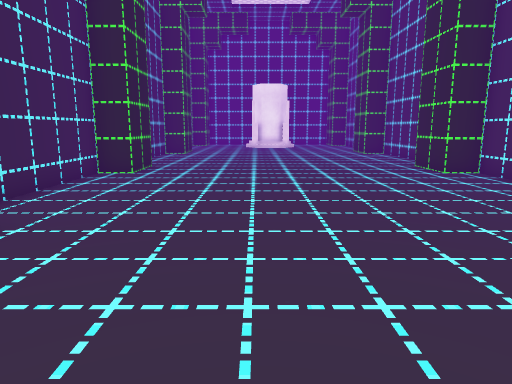
[1] (above)

15 first-person views from a walk through a scene from a Unity 3-D project. The camera is 1.3 m above the floor, tilts 10° down and sees 70° across. The floor is counted in squares, 1 m on a side. Each view is taken from the middle of a square. On the plan, view 1 faces up. The plan holds only what a view shows up to about 15 squares ahead; the rest is blank. The place goes on beyond the plan. The player character is not drawn. Some surface patterns are stand-ins.

[2]
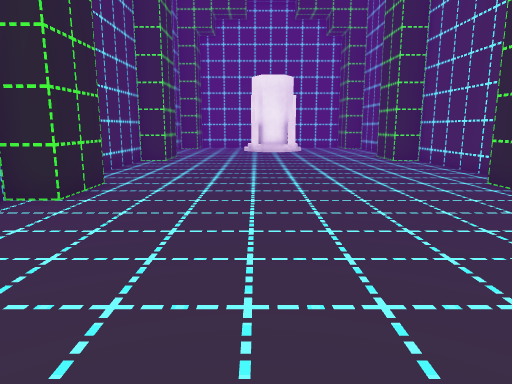

[3]
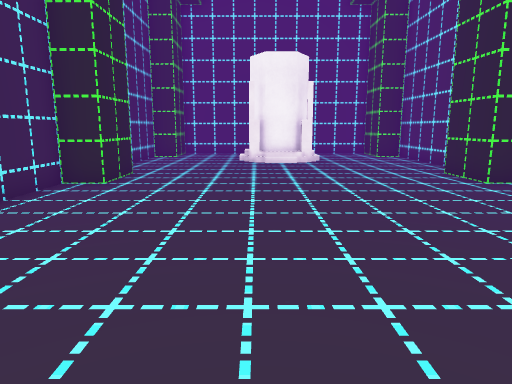

[4]
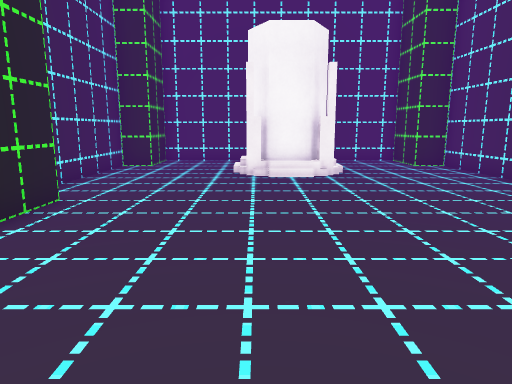

[5]
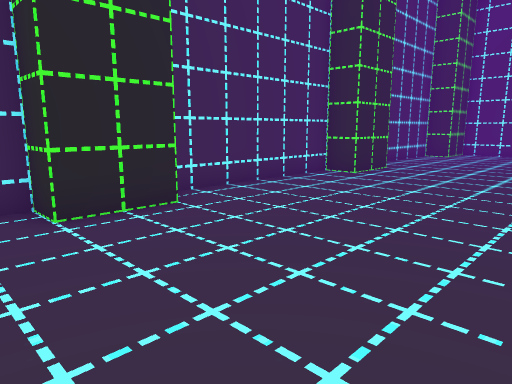

[6]
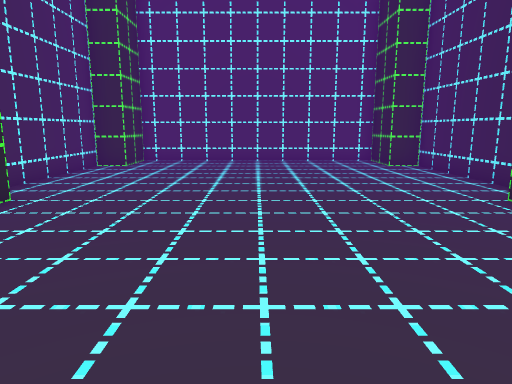

[7]
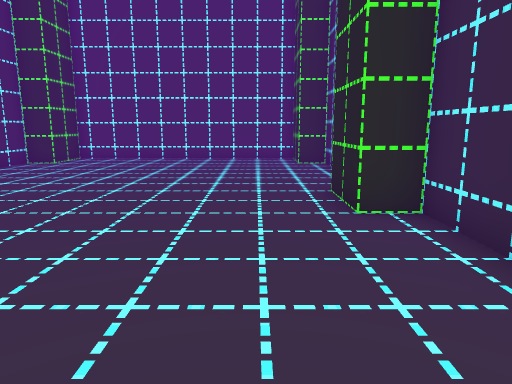

[8]
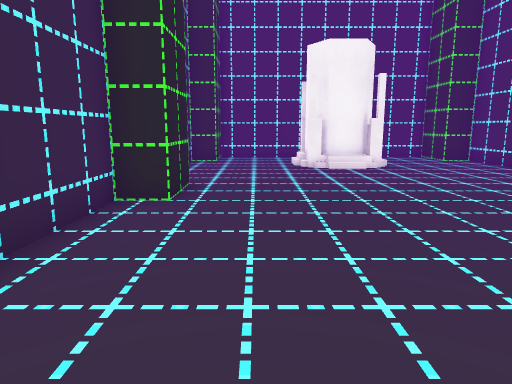

[9]
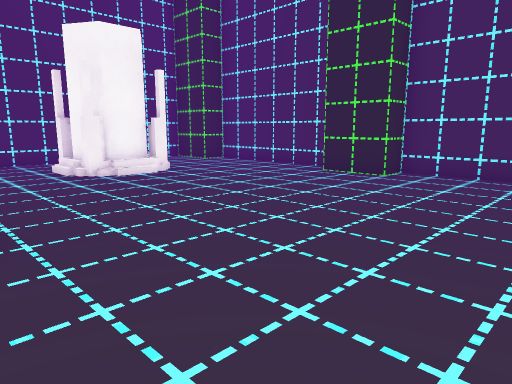

[10]
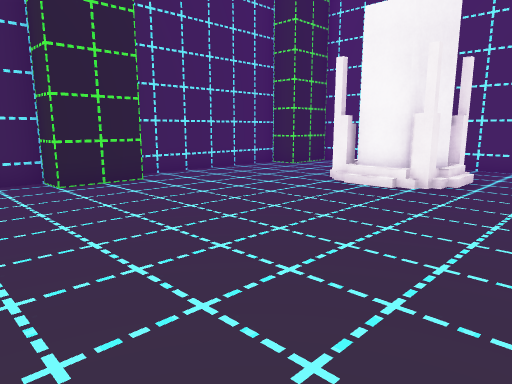

[11]
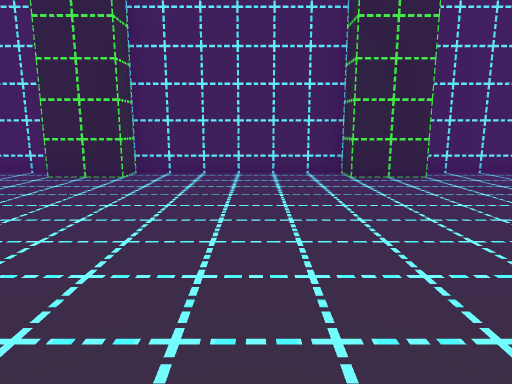

[12]
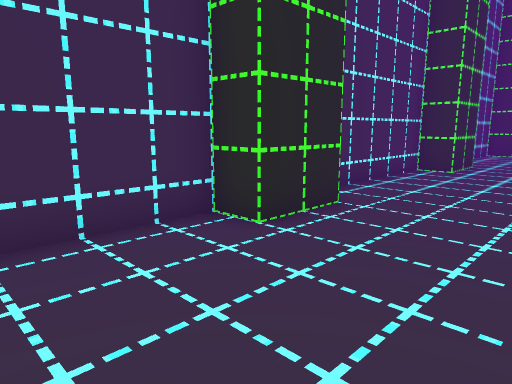

[13]
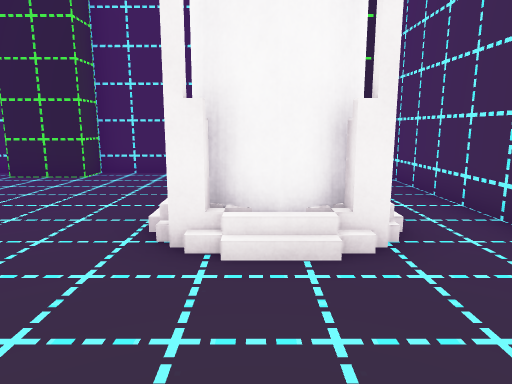

[14]
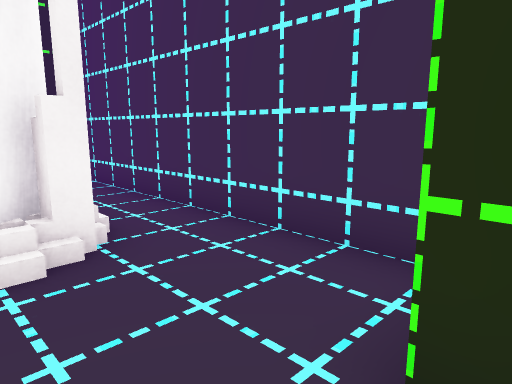

[15]
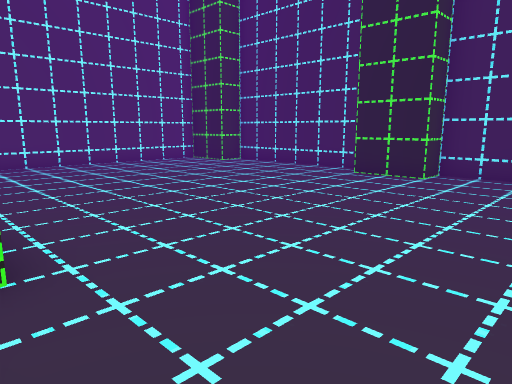

### Floor plan
Points are (right, up) in squares from view 1. A wall is a line through its corners. A room is listed if a view was taken in it or the views show most of it. See-through windows are left out.
Room 1 (views 1, 2, 3, 4, 5, 6, 7, 8, 9, 10, 11, 12, 13, 14, 15)
walls: (5.4, 2.4) (5.4, 4.5) (6.4, 4.5) (6.4, 10.5) (5.4, 10.5) (5.4, 12.5) (6.4, 12.5) (6.4, 18.5) (5.4, 18.5) (5.4, 20.5); (6.4, 21.1) (6.4, 26.5) (5.4, 26.5) (5.4, 28.5) (-3.6, 28.5) (-3.6, 26.5) (-4.6, 26.5) (-4.6, 20.5) (-3.6, 20.5) (-3.6, 18.5) (-4.6, 18.5) (-4.6, 12.5) (-3.6, 12.5) (-3.6, 10.5) (-4.6, 10.5) (-4.6, 4.5) (-3.6, 4.5) (-3.6, 2.5); (-4.6, 2) (-4.6, -3.5) (-3.6, -3.5) (-3.6, -5.5) (5.4, -5.5) (5.4, -3.5) (6.4, -3.5) (6.4, 1.1)
objects: other object (0, 24) to (2, 26)

Positions as (right, up) in squares from view 1, and headings:
1: (0, 0), facing up
2: (0, 4), facing up
3: (0, 10), facing up
4: (0, 14), facing up
5: (0, 14), facing down-right
6: (1, 9), facing down
7: (-2, 10), facing down
8: (-2, 12), facing up
9: (-4, 14), facing up-right
10: (5, 16), facing up-left
11: (6, 16), facing left
12: (2, 16), facing down-right
13: (6, 25), facing left
14: (6, 25), facing up-left
15: (6, 8), facing down-left
